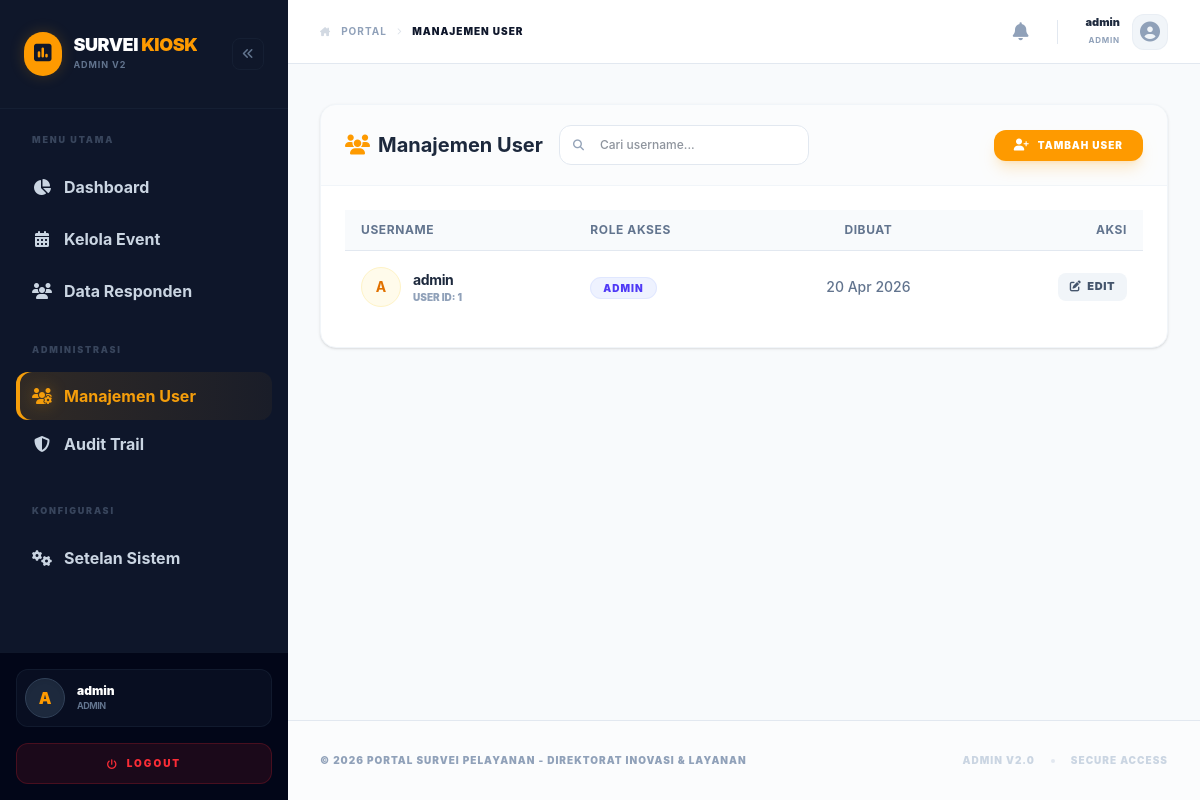
The page /admin/users.php (signed in) on the database its author committed.
### tables this page shows
CREATE TABLE IF NOT EXISTS `users` (
  `id` INT(11) NOT NULL AUTO_INCREMENT,
  `username` VARCHAR(50) NOT NULL UNIQUE,
  `password` VARCHAR(255) NOT NULL,
  `role` VARCHAR(20) DEFAULT 'staff',
  `created_at` TIMESTAMP DEFAULT CURRENT_TIMESTAMP,
  PRIMARY KEY (`id`)
);

CREATE TABLE IF NOT EXISTS `settings` (
  `id` INT(11) NOT NULL AUTO_INCREMENT,
  `setting_key` VARCHAR(50) NOT NULL UNIQUE,
  `setting_value` TEXT DEFAULT NULL,
  `updated_at` TIMESTAMP DEFAULT CURRENT_TIMESTAMP ON UPDATE CURRENT_TIMESTAMP,
  PRIMARY KEY (`id`)
);

### admin/users.php (the view, shortened to what this page needs)
<?php
require_once '../includes/db.php';
$search = trim($_GET['search'] ?? '');
$items_per_page = 10;
$page = isset($_GET['page']) ? (int)$_GET['page'] : 1;
$offset = ($page - 1) * $items_per_page;
$where_clause = "";
$params = [];
$sql = "SELECT * FROM users $where_clause ORDER BY role ASC, username ASC LIMIT ? OFFSET ?";
$stmt = $pdo->prepare($sql);
$stmt->bindValue(count($params) + 1, $items_per_page, PDO::PARAM_INT);
$stmt->bindValue(count($params) + 2, $offset, PDO::PARAM_INT);
$stmt->execute();
$users = $stmt->fetchAll();
?>
<?php
require_once 'includes/header.php';
?>
<main class="max-w-7xl mx-auto px-4 sm:px-6 lg:px-8 py-10">
    <div class="bg-white rounded-2xl border border-slate-100 shadow-sm overflow-hidden mb-10">
        <div class="px-6 py-5 border-b border-slate-100 flex flex-col md:flex-row justify-between items-stretch md:items-center bg-slate-50/50 gap-4">
            <div class="flex items-center gap-4 w-full md:w-auto">
                <h2 class="text-xl font-bold text-slate-800 flex items-center gap-2 whitespace-nowrap">
                    <i class="fa-solid fa-users text-amber-500"></i>
                    Manajemen User
                </h2>
                <div style="position: relative; width: 100%; max-width: 256px;">
                    <form method="GET">
                        <input type="text" name="search" value="<?php echo htmlspecialchars($search); ?>" placeholder="Cari username..."
                               style="width: 100%; padding: 10px 16px 10px 40px; background: white; border: 1px solid #e2e8f0; border-radius: 12px; font-size: 12px; font-weight: 500; color: #1e293b; outline: none; transition: all 0.2s;"
                               onfocus="this.style.borderColor='#f59e0b'; this.style.boxShadow='0 0 0 3px rgba(245, 158, 11, 0.1)';"
                               onblur="this.style.borderColor='#e2e8f0'; this.style.boxShadow='none';">
                    </form>
                </div>
            </div>
            <button onclick="openAddModal()" class="px-5 py-2 bg-amber-500 hover:bg-amber-600 text-white rounded-xl font-black text-[10px] transition-all shadow-lg shadow-amber-500/20 flex items-center gap-2 uppercase tracking-widest">
                <i class="fa-solid fa-user-plus text-xs"></i> Tambah User
            </button>
        </div>
        <div class="p-6">
            <div class="overflow-x-auto">
                <table class="w-full text-left border-collapse min-w-[700px]">
                    <thead>
                        <tr class="bg-slate-50 text-slate-500 text-xs uppercase tracking-wider">
                            <th class="px-4 py-3 font-bold border-b border-slate-200">Username</th>
                            <th class="px-4 py-3 font-bold border-b border-slate-200">Role Akses</th>
                            <th class="px-4 py-3 font-bold border-b border-slate-200 text-center">Dibuat</th>
                            <th class="px-4 py-3 font-bold border-b border-slate-200 text-right">Aksi</th>
                        </tr>
                    </thead>
                    <tbody class="divide-y divide-slate-100 text-sm">
                        <?php foreach($users as $u): ?>
                            <tr class="hover:bg-slate-50/50 transition-colors group">
                                <td class="px-4 py-4">
                                    <div class="flex items-center gap-3">
                                        <div class="w-10 h-10 rounded-full bg-amber-50 border border-amber-100 flex items-center justify-center text-amber-600 font-bold group-hover:scale-110 transition-transform">
                                            <?php echo strtoupper(substr($u['username'], 0, 1)); ?>
                                        </div>
                                        <div>
                                            <div class="font-bold text-slate-800 tracking-tight"><?php echo htmlspecialchars($u['username']); ?></div>
                                            <div class="text-[10px] text-slate-400 uppercase font-black">USER ID: <?php echo $u['id']; ?></div>
                                        </div>
                                    </div>
                                </td>
                                <td class="px-4 py-4">
                                    <span class="px-3 py-1 text-[10px] font-black rounded-full uppercase tracking-widest <?php echo $u['role'] === 'admin' ? 'bg-indigo-50 text-indigo-600 border border-indigo-100' : 'bg-emerald-50 text-emerald-600 border border-emerald-100'; ?>">
                                        <?php echo $u['role']; ?>
                                    </span>
                                </td>
                                <td class="px-4 py-4 text-center text-slate-500 font-medium"><?php echo date('d M Y', strtotime($u['created_at'])); ?></td>
                                <td class="px-4 py-4 text-right">
                                    <div class="flex justify-end gap-2 flex-wrap">
                                        <button onclick='editUser(<?php echo json_encode($u); ?>)' class="px-3 py-1.5 bg-slate-100 hover:bg-slate-200 text-slate-600 rounded-lg font-black text-[11px] transition-all flex items-center gap-1.5 uppercase tracking-wider">
                                            <i class="fa-solid fa-pen-to-square"></i> <span>EDIT</span>
                                        </button>
                                    </div>
                                </td>
                            </tr>
                        <?php endforeach; ?>
                    </tbody>
                </table>
            </div>
        </div>
    </div>
</main>
<?php require_once 'includes/footer.php'; ?>

### admin/includes/footer.php (shortened to what this page needs)
            </div>
            <footer class="px-8 py-8 border-t border-slate-200 mt-auto bg-white/50">
                <div class="flex flex-col md:flex-row justify-between items-center gap-4">
                    <p class="text-[10px] font-black text-slate-400 uppercase tracking-widest">
                        &copy; <?php echo date('Y'); ?> Portal Survei Pelayanan - <?php echo htmlspecialchars($global_instansi_name); ?>
                    </p>
                    <div class="flex items-center gap-4 text-[10px] font-black text-slate-300 uppercase tracking-widest">
                        <span>Admin v2.0</span>
                        <div class="w-1 h-1 bg-slate-200 rounded-full"></div>
                        <span>Secure Access</span>
                    </div>
                </div>
            </footer>
        </div>
    </div>
</body>
</html>

### rows shown on the page
users: username "A", username "admin", id "1", role "ADMIN", created_at "20 Apr 2026"
settings: setting_value "DIREKTORAT INOVASI & LAYANAN"

### other values the page prints
substr($_SESSION['admin_username'] ?? 'U', 0, 1) "A"
$_SESSION['admin_username'] "admin"
$_SESSION['user_role'] "ADMIN"
$page_title "MANAJEMEN USER"
